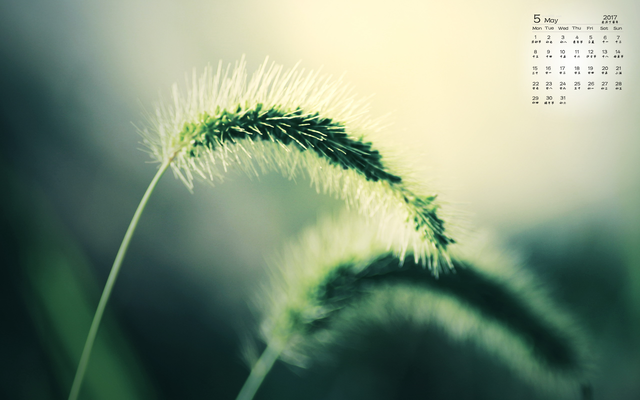
#> input picture 1.png, 640 x 400 px
$ python ImageCombiner.py 1.png 2.png 1.0 1.0   (Python 2 division)
#> lines starting #> are read from the running program, lines starting #| are printed output that depends on the picture
#> in main, up_image is the input picture: PIL image 640x400 RGB; mean R, G, B 125.3, 144, 121.4
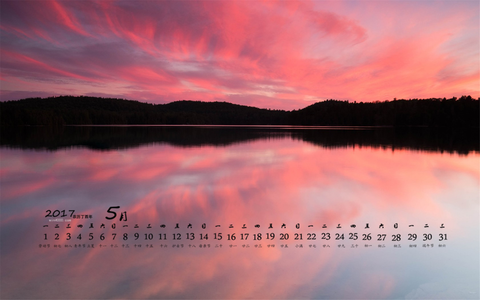
#> input picture 2.png, 480 x 300 px
#> in main, down_image is the input picture: PIL image 480x300 RGB; mean R, G, B 160, 104.6, 112.3
#!/usr/bin/env python

from PIL import Image
import sys


def merge_pixel(up_pixel, down_pixel, up_rate, down_rate):
    new_pixel_R = int(up_pixel[0] * up_rate + down_pixel[0] * down_rate)
    new_pixel_G = int(up_pixel[1] * up_rate + down_pixel[1] * down_rate)
    new_pixel_B = int(up_pixel[2] * up_rate + down_pixel[2] * down_rate)
    return (new_pixel_R, new_pixel_G, new_pixel_B)

def merge_image(up_image, down_image, up_rate, down_rate):
#> called with up_rate = 1, down_rate = 1
    width = up_image.size[0]
#> width = 640
    height = up_image.size[1]
#> height = 400
    total = width * height
#> total = 256000
    print "[+] Resize the down image to (%d x %d)..." % (width, height)
#> (printed output is left out)
    down_image = down_image.resize((width, height))
#> down_image: PIL image 640x400 RGB

    print "[+] Building new image..."
    output_image = Image.new("RGB", (width, height), (0,0,0))
#> output_image: PIL image 640x400 RGB; every value is 0

    counter = 0
    for i in xrange(width):
        for j in xrange(height):
            show_progress(counter, total)
            up_pixel = up_image.getpixel((i, j))
            down_pixel = down_image.getpixel((i, j))
            new_pixel = merge_pixel(up_pixel, down_pixel, up_rate, down_rate)
            output_image.putpixel((i, j), new_pixel)
            counter += 1
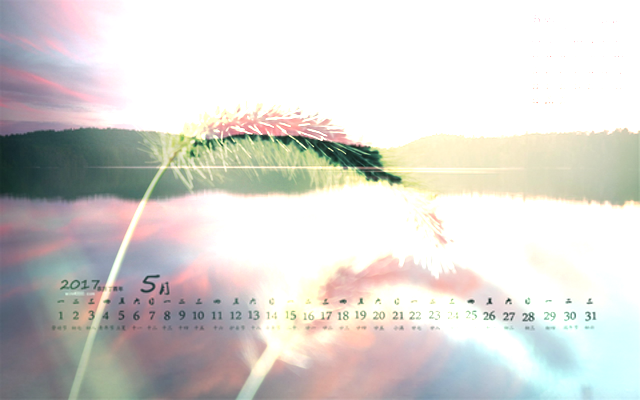
#> output_image: PIL image 640x400 RGB; mean R, G, B 215.4, 213.1, 209.4

    output_image.show()

def show_progress(progress, total):
    percent = (((progress * 1.0) / total) * 100)
    sys.stdout.write("[+] %2f%%\r" % (percent))
    sys.stdout.flush()


def main():
    if len(sys.argv) != 5:
        print "Usage : "
        print "        python ImageCombiner.py [ImageA] [ImageB] [RateA] [RateB]"
        print "Author : "
        print "        WangYihang <wangyihanger@gmail.com>"
        exit(1)
    up_image = Image.open(sys.argv[1])
    down_image = Image.open(sys.argv[2])
    rate_A = float(sys.argv[3])
    rate_B = float(sys.argv[4])
    merge_image(up_image, down_image, rate_A, rate_B)

if __name__ == "__main__":
    main()
